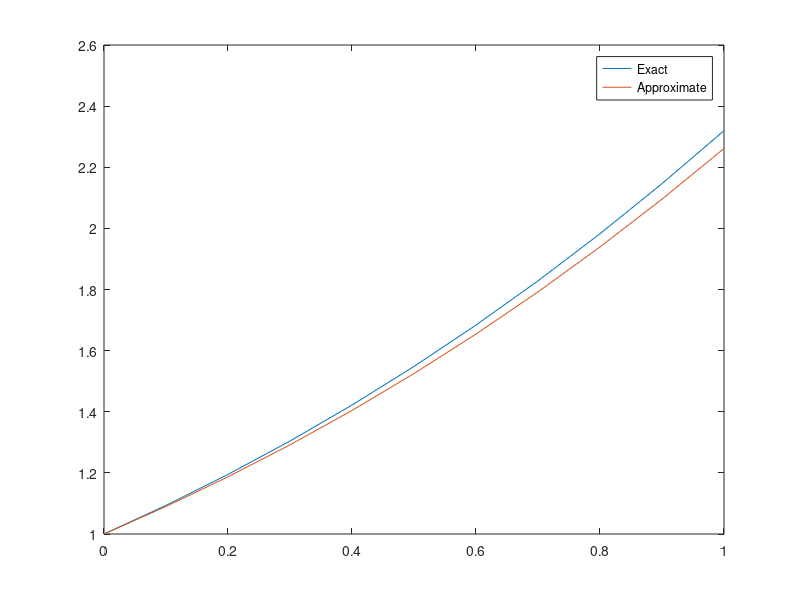
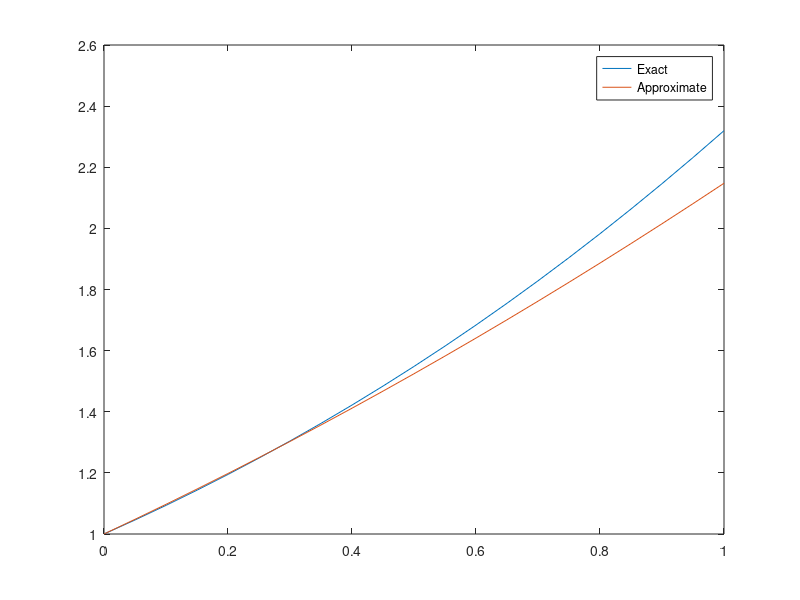

MATLAB code to generate these figures, in order:
%%%%%%%%%%%%%%%%%%%%%%%%%%%%%%%%%%
%Sahebeh Dadboud: 

% Explicit Euler methods and Richardson Extrapolation
%%%%%%%%%%%%%%%%%%%%%%%%%%%%%%%%%%



Y0 = 1;
h = 0.1;
%h = 0.05;
%h = 0.025;
%h =  0.0125;
t = 0:h:1;
Y = zeros(1,length(t));
%t=1;
yexact =10./(1+(9*e.^-t));
Y(1) = Y0;

%explicit euler methods
for i=1:(length(t)-1)
    f = Y(i)-(Y(i).^2)/10;  % y'=y-y^2/10 
    Y(i+1) = Y(i) + f*h;
end 

figure(1);
plot(t,yexact,t,Y);
legend('Exact','Approximate');
%%%%%%%%%%%%%%%%%%%%%%%%%%%%%%%%%%%%%%%%%%%%%%%%%
%Richardson extrapolation

%h = 0.1; 
h = 0.05;
%h = 0.025;
%h =  0.0125;
t = 0:h:1;
y = zeros(1,length(t));
%t=1;
yexact2 = 10./(1+(9*e.^-t));
y0 = 1;
y(1) = y0;
for i=1:(length(t)-1)
    f = (y(i)+h/2)-((y(i).^2)+h/2)/10;
    y(i+1) = y(i)+h/2 + f*h/2;  
end
   
figure(2);
plot(t,yexact2,t,y);
legend('Exact','Approximate');   

